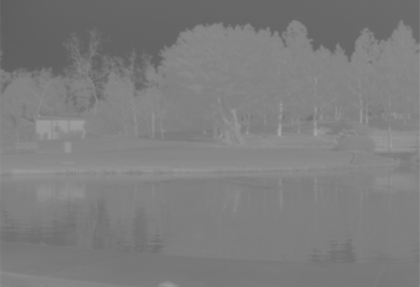
%> input picture PraticasAlessandra/lake.png, 420 x 287 px, shrunk from 512 x 350 before the run
$ octave pratica_03_C.m   (GNU Octave 9; MATLAB toolbox functions it lacks are replaced by stand-ins)
%> lines starting %> are read from the running program, lines starting %| are printed output that depends on the picture
pkg load image

clear all
close all

% Carregando a imagem de entrada
im = imread('lake.png');
%> im is the input picture: size 287x420 uint8; min 94, max 168, mean 125.1

% Salvando o histograma
histograma = imhist(im);
%> histograma = 256 values, max 8770 at index 128, min 0 at index 1, mean 470.9

% Inicialize variáveis para o alargamento de contraste
min_intensidade = 255;
max_intensidade = 0;

% Encontre os valores mínimo e máximo de intensidade na imagem
for i = 1:256
    if histograma(i) > 0
        min_intensidade = min(min_intensidade, i - 1);
        max_intensidade = max(max_intensidade, i - 1);
    end
end
%> after the loop, max_intensidade = 168; min_intensidade = 94

% Inicialize uma matriz para a imagem esticada
imContraste = zeros(size(im,1), size(im,2), 'uint8');

% Aplique o estiramento de contraste usando laços
for i = 1:size(im,1)
    for j = 1:size(im,2)
        valor_pixel = double(im(i, j));
        novo_valor = ((valor_pixel - min_intensidade) / (max_intensidade - min_intensidade)) * 255;
        imContraste(i, j) = uint8(novo_valor);
    end
end
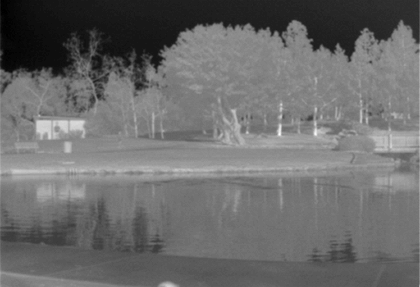
%> imContraste: size 287x420 uint8; min 0, max 255, mean 107.3

% Exiba a imagem original e a imagem esticada de contraste
figure('name', 'imagens');
subplot(1, 2, 1);
imshow(im);
title('Imagem Original');

subplot(1, 2, 2);
imshow(imContraste);
title('Imagem com Contraste Esticado');

% Plotando o histograma
figure('name', 'histograma');
subplot(1, 2, 1);
imhist(im);

subplot(1, 2, 2);
imhist(imContraste);
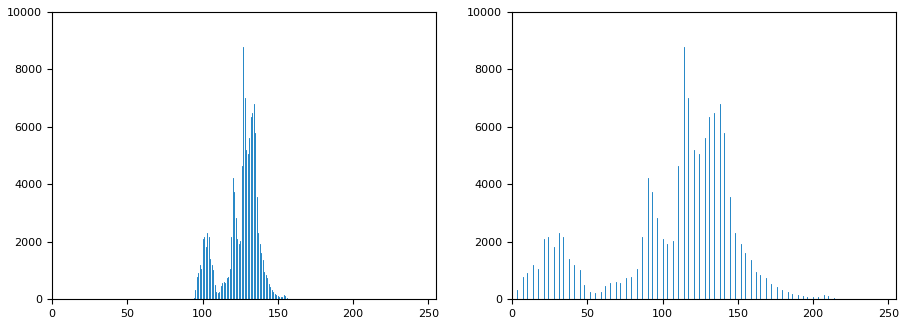
%> figure redrawn from the program's plot data, 2 panels; panel 1: highest point at x = 127, y = 8770; panel 2: highest point at x = 114, y = 8770

$ run again, with PraticasAlessandra/dance.png copied over PraticasAlessandra/lake.png
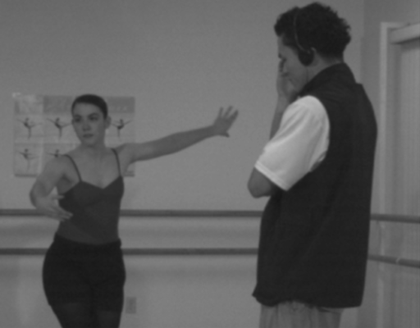
%> input picture PraticasAlessandra/dance.png, 420 x 328 px, shrunk from 512 x 400 before the run
%> im is the input picture: size 328x420x3 uint8; min 22, max 190, mean 94.2
%> histograma = 256 values, max 14817 at index 125, min 0 at index 1, mean 1614.4
%> after the loop `for i = 1:256`: max_intensidade = 190; min_intensidade = 22
%> after the loop `for i = 1:size(im,1)`:
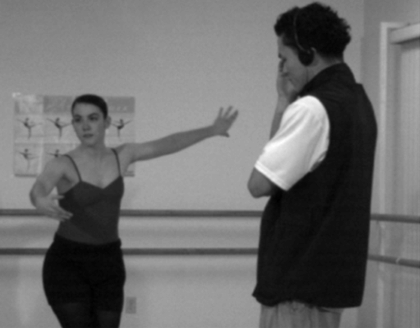
%> imContraste: size 328x420 uint8; min 0, max 255, mean 109.6
%> `imhist(imContraste);`:
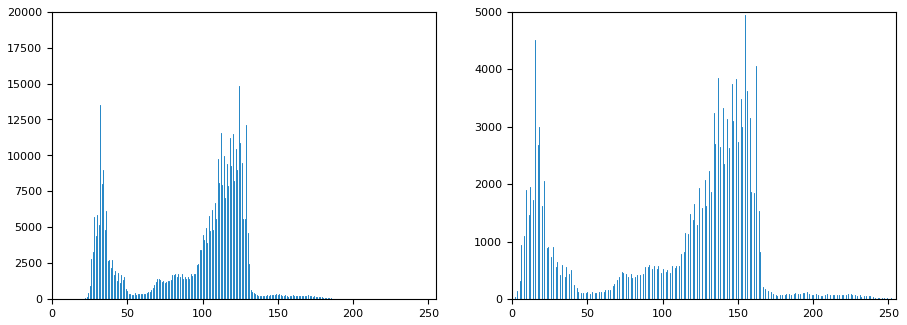
%> figure redrawn from the program's plot data, 2 panels; panel 1: highest point at x = 124, y = 14817; panel 2: highest point at x = 155, y = 4939
